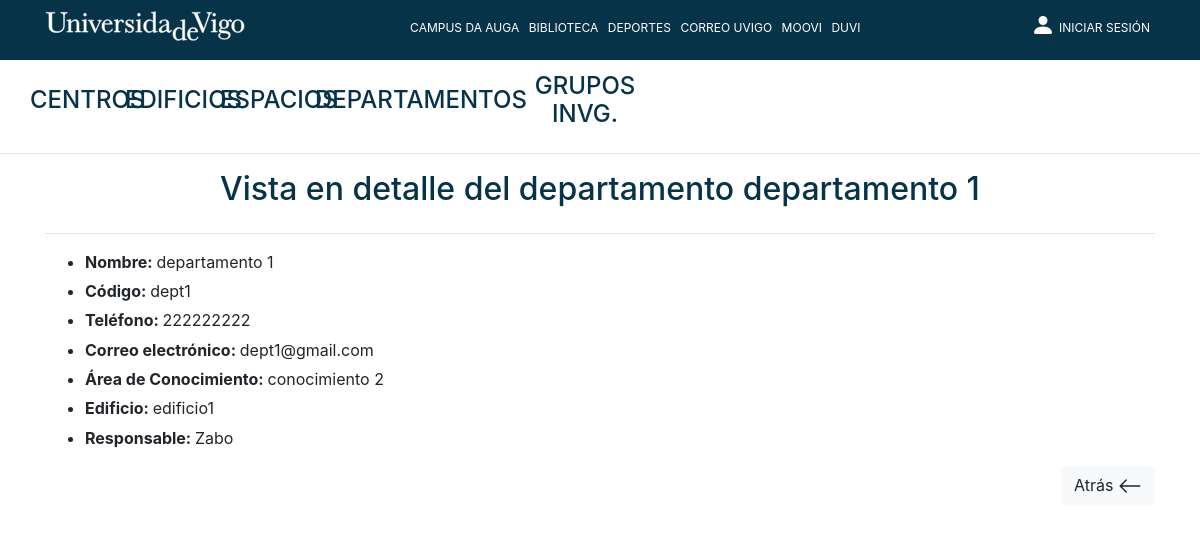
Page /Controllers/Departamento_Controller.php?action=showcurrent&depart_id=1 on the earlier database version.
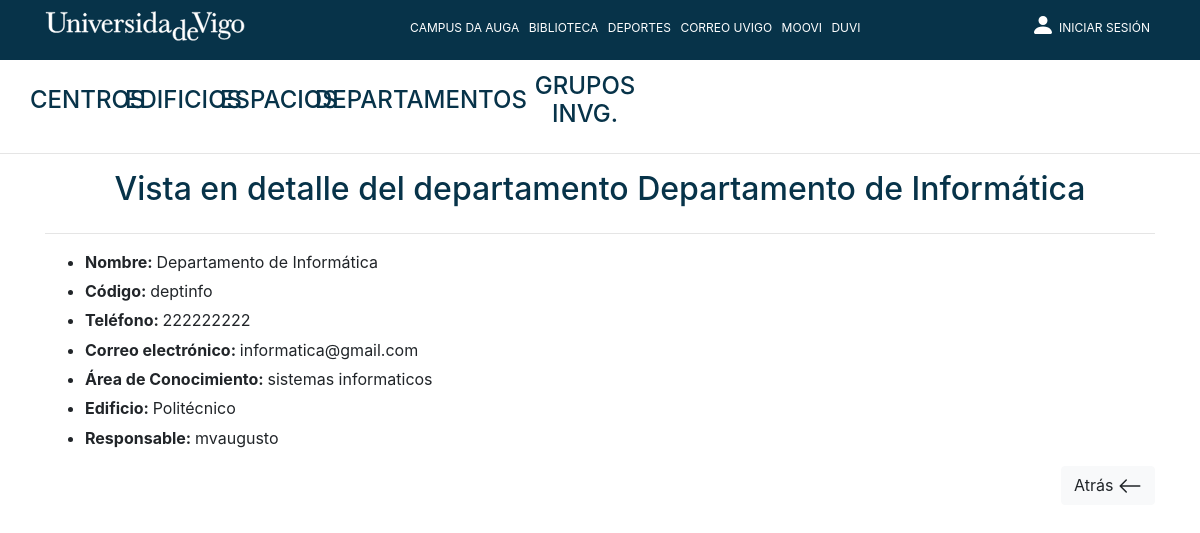
Same page on the later database version.
### tables this page shows
CREATE TABLE `departamento` (
	`depart_id` int NOT NULL AUTO_INCREMENT,
	`nombre_depart` VARCHAR(70) NOT NULL,
	`codigo_depart` VARCHAR(9) NOT NULL UNIQUE,
	`telef_depart` int NOT NULL,
	`email_depart` VARCHAR(30) NOT NULL,
	`area_conc_depart` VARCHAR(30) NOT NULL,
	`responsable_depart` int,
	`edificio_depart` int NOT NULL,
	PRIMARY KEY (`depart_id`)
);

CREATE TABLE `usuario` (
	`usuario_id` int NOT NULL AUTO_INCREMENT,
	`login` VARCHAR(12) NOT NULL UNIQUE,
	`nombre` VARCHAR(15) NOT NULL,
	`apellidos` VARCHAR(25) NOT NULL,
	`password` VARCHAR(64) NOT NULL,
	`fecha_nacimiento` DATE NOT NULL,
	`email_usuario` VARCHAR(30) NOT NULL,
	`telef_usuario` int NOT NULL,
	`dni` VARCHAR(9) NOT NULL UNIQUE,
	`rol` enum('ADMIN', 'USUARIO_NORMAL') NOT NULL, 
	`afiliacion` enum('DOCENTE', 'INVESTIGADOR', 'ADMINISTRACION') NOT NULL,
	`nombre_puesto` VARCHAR(60),
	`nivel_jerarquia` int,
	`depart_usuario` int,
	`grupo_usuario` int,
	`centro_usuario` int,
	PRIMARY KEY (`usuario_id`)
);

### Models/DEPARTAMENTO_Models.php (called while the page is built, shortened)
<?php
include_once 'Access_DB.php';
class DEPARTAMENTO_Models{
    private $db;
    var $depart_id;
    var $nombre_depart;
    var $codigo_depart;
    var $telef_depart;
    var $email_depart;
    var $area_conc_depart;
    function __construct($depart_id,
                         $nombre_depart,
                         $codigo_depart,
                         $telef_depart,
                         $email_depart,
                         $area_conc_depart,
                         $responsable_depart,
                         $edificio_depart){
        $this->depart_id = $depart_id;
        $this->nombre_depart = $nombre_depart;
        $this->codigo_depart = $codigo_depart;
        $this->telef_depart = $telef_depart;
        $this->email_depart = $email_depart;
        $this->area_conc_depart = $area_conc_depart;
        $this->db = PDOConnection::getInstance();
    }
    function rellenaDatos(){
        $stmt = $this->db->prepare("SELECT *
					FROM departamento
					WHERE depart_id = ?");
        $stmt->execute(array($this->depart_id));
        $departamento = $stmt->fetch(PDO::FETCH_ASSOC);
        if($departamento != null){
            return new DEPARTAMENTO_Models($departamento["depart_id"], $departamento["nombre_depart"],$departamento["codigo_depart"],$departamento["telef_depart"],
        $departamento["email_depart"],$departamento["area_conc_depart"],$departamento["responsable_depart"],$departamento["edificio_depart"]);
        }else {
            return 'Error';
        }
    }
    public function getNombreDepart()
    {
        return $this->nombre_depart;
    }
    public function getCodigoDepart()
    {
        return $this->codigo_depart;
    }
    public function getTelefDepart()
    {
        return $this->telef_depart;
    }
    public function getEmailDepart()
    {
        return $this->email_depart;
    }
    public function getAreaConcDepart()
    {
        return $this->area_conc_depart;
    }
}
?>

### Models/Access_DB.php (called while the page is built)
<?php
class PDOConnection
{
    private static $dbhost = "127.0.0.1";
    private static $dbname = "hauga";
    private static $dbuser = "admin_hauga";
    private static $dbpass = "admin_hauga";
    private static $db_singleton = null;
    public static function getInstance()
    {
        if (self::$db_singleton == null) {
            self::$db_singleton = new PDO(
                "mysql:host=" . self::$dbhost . ";dbname=" . self::$dbname . ";charset=utf8",
                self::$dbuser,
                self::$dbpass,
                array(
                    PDO::ATTR_EMULATE_PREPARES => false,
                    PDO::ATTR_ERRMODE => PDO::ERRMODE_EXCEPTION
                )
            );
        }
        return self::$db_singleton;
    }
}
?>

### Models/USUARIO_Model.php (called while the page is built, shortened)
<?php
include_once 'Access_DB.php';
	class USUARIO_Model{
        private $db;
		var $usuario_id;
		function __construct($usuario_id,
							 $login,
							 $nombre,
							 $apellidos,
							 $password,
							 $fecha_nacimiento,
							 $email_usuario,
							 $telef_usuario,
							 $dni,
							 $rol,
							 $afiliacion,
							 $nombre_puesto,
							 $nivel_jerarquia,
							 $depart_usuario,
							 $grupo_usuario,
							 $centro_usuario){
			$this->usuario_id = $usuario_id;
			$this->db = PDOConnection::getInstance();
		}
        function getLoginById(){
		    $stmt = $this->db->prepare("SELECT login FROM usuario WHERE usuario_id = ?");
		    $stmt->execute(array($this->usuario_id));
		    $resultado = $stmt->fetch(PDO::FETCH_ASSOC);
		    if($resultado != null){
		        return $resultado['login'];
            }else{
		        return 'No existe el usuario en la BD';
            }
        }
    }
?>

### Views/DEPARTAMENTO_SHOWCURRENT_View.php (the view)
<?php
class DEPARTAMENTO_SHOWCURRENT_View{
    var $departamento;
    var $responsableLogin;
    var $edificioNombre;
    function __construct($departamento, $responsableLogin, $edificioNombre)
    {
        $this->departamento = $departamento;
        $this->responsableLogin = $responsableLogin;
        $this->edificioNombre = $edificioNombre;
        $this->render();
    }
    function render(){
        include '../Views/Header.php';
        ?>
        <div class="container">
            <?php if ($this->departamento == null){ ?>
                <div class="alert alert-danger">El departamento al que está intentando acceder no existe.</div>
            <?php } else { ?>
                <div class="row">
                    <div class="col text-center">
                        <h2 class="textoAzul">Vista en detalle del departamento <?=$this->departamento->getNombreDepart() ?></h2>
                    </div>
                </div>
                <hr>
                <ul>
                    <div class="row">
                        <div class="col text-left">
                            <li><b>Nombre: </b><?=$this->departamento->getNombreDepart() ?></li>
                        </div>
                    </div>
                    <div class="row" style="padding-top: 0.5%;">
                        <div class="col text-left">
                            <li><b>Código: </b><?=$this->departamento->getCodigoDepart() ?></li>
                        </div>
                    </div>
                    <div class="row" style="padding-top: 0.5%;">
                        <div class="col text-left">
                            <li><b>Teléfono: </b><?=$this->departamento->getTelefDepart() ?></li>
                        </div>
                    </div>
                    <div class="row" style="padding-top: 0.5%;">
                        <div class="col text-left">
                            <li><b>Correo electrónico: </b><?=$this->departamento->getEmailDepart() ?></li>
                        </div>
                    </div>
                    <div class="row" style="padding-top: 0.5%;">
                        <div class="col text-left">
                            <li><b>Área de Conocimiento: </b><?=$this->departamento->getAreaConcDepart() ?></li>
                        </div>
                    </div>
                    <div class="row" style="padding-top: 0.5%;">
                        <div class="col text-left">
                            <li><b>Edificio: </b><?=$this->edificioNombre ?></li>
                        </div>
                    </div>
                    <div class="row" style="padding-top: 0.5%;">
                        <div class="col text-left">
                            <li><b>Responsable: </b><?=$this->responsableLogin ?></li>
                        </div>
                    </div>
                </ul>
            <div class="row">
                <div class="col text-right">
                    <a id="botonAtrasCurrentUser" href="../Controllers/Departamento_Controller.php?action=showall" class="btn btn-light">
                        Atrás
                        <svg width="1.5em" height="1.5em" viewBox="0 0 16 16" class="bi bi-arrow-left" fill="currentColor" xmlns="http://www.w3.org/2000/svg">
                            <path fill-rule="evenodd" d="M15 8a.5.5 0 0 0-.5-.5H2.707l3.147-3.146a.5.5 0 1 0-.708-.708l-4 4a.5.5 0 0 0 0 .708l4 4a.5.5 0 0 0 .708-.708L2.707 8.5H14.5A.5.5 0 0 0 15 8z"/>
                        </svg>
                    </a>
                </div>
            </div>
            </div>
        <?php } ?>
<?php
    }
}

Differences in the rows shown:
no longer on this page (row edited): usuario: login "Zabo"
changed departamento: nombre_depart "departamento 1" → "Departamento de Informática"; codigo_depart "dept1" → "deptinfo"; email_depart "dept1@gmail.com" → "informatica@gmail.com"; area_conc_depart "conocimiento 2" → "sistemas informaticos"
added usuario: login "mvaugusto"
Other differences:
$this->edificioNombre: "edificio1" → "Politécnico"
